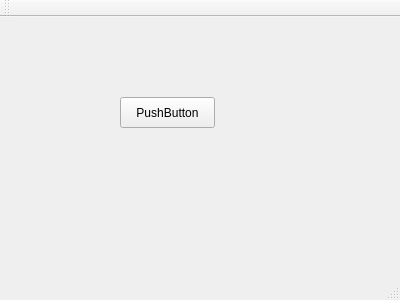
<?xml version="1.0" encoding="UTF-8"?>
<ui version="4.0">
 <class>MainWindow</class>
 <widget class="QMainWindow" name="MainWindow">
  <property name="geometry">
   <rect>
    <x>0</x>
    <y>0</y>
    <width>400</width>
    <height>300</height>
   </rect>
  </property>
  <property name="windowTitle">
   <string>MainWindow</string>
  </property>
  <widget class="QWidget" name="centralWidget">
   <widget class="QPushButton" name="pushButton">
    <property name="geometry">
     <rect>
      <x>120</x>
      <y>80</y>
      <width>95</width>
      <height>31</height>
     </rect>
    </property>
    <property name="text">
     <string>PushButton</string>
    </property>
   </widget>
  </widget>
  <widget class="QMenuBar" name="menuBar">
   <property name="geometry">
    <rect>
     <x>0</x>
     <y>0</y>
     <width>400</width>
     <height>27</height>
    </rect>
   </property>
  </widget>
  <widget class="QToolBar" name="mainToolBar">
   <attribute name="toolBarArea">
    <enum>TopToolBarArea</enum>
   </attribute>
   <attribute name="toolBarBreak">
    <bool>false</bool>
   </attribute>
  </widget>
  <widget class="QStatusBar" name="statusBar"/>
 </widget>
 <layoutdefault spacing="6" margin="11"/>
 <resources/>
 <connections/>
</ui>
